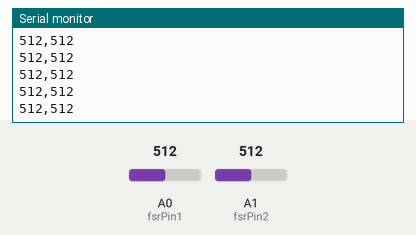
A sketch run on a simulated Arduino Uno, built with avr-gcc and run on an emulated ATmega328P. Parts: the last lines printed to the serial monitor. Inputs (shaded band) come from the test bench; at power-on: A0 (fsrPin1) = 512, A1 (fsrPin2) = 512.

Above: at 1.2 s.
1.3 s: A0 (fsrPin1) set to 716
At 1.33 s:
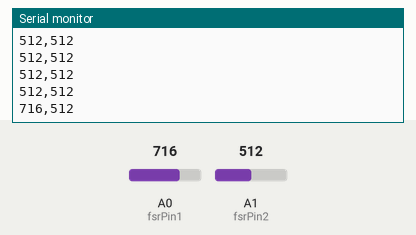
4.3 s: A1 (fsrPin2) set to 716
At 4.31 s:
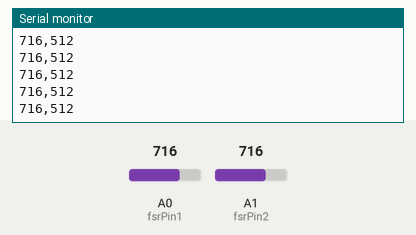
5.8 s: A0 (fsrPin1) set to 900
At 5.83 s:
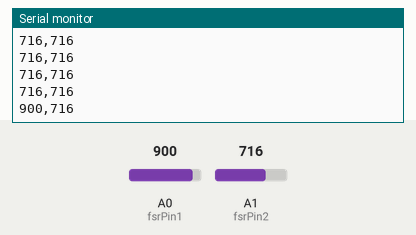
7.3 s: A1 (fsrPin2) set to 900
At 7.3 s:
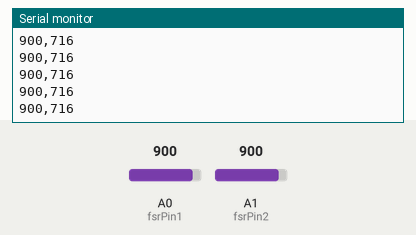
Timing chart, 0 to 9.8 s (numbered marks = the images above; inputs shaded):
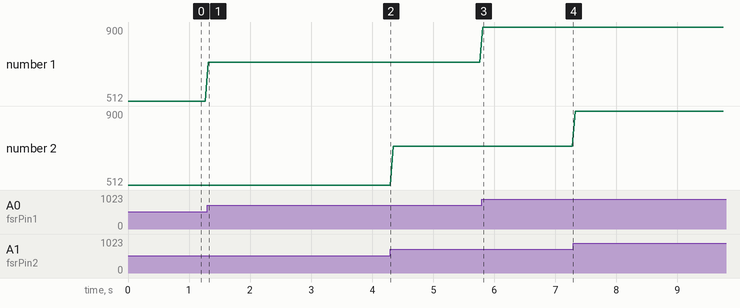

Measured:
- after the input at 1.3 s, the serial monitor: prints a new line at once (image 1)
- after the input at 5.8 s, the serial monitor: prints a new line at once (image 3)
- plotted number 1: 512 → 716 after the input at 1.3 s, 716 → 900 after the input at 5.8 s

The sketch:

Arduino_Code.ino
```cpp
int fsrPin1 = A0;
int fsrPin2 = A1;

void setup() {
  Serial.begin(9600);
}

void loop() {
  int v1 = analogRead(fsrPin1);
  int v2 = analogRead(fsrPin2);

  // send as: 123,456\n
  Serial.print(v1);
  Serial.print(",");
  Serial.println(v2);

  delay(50);
}
```
